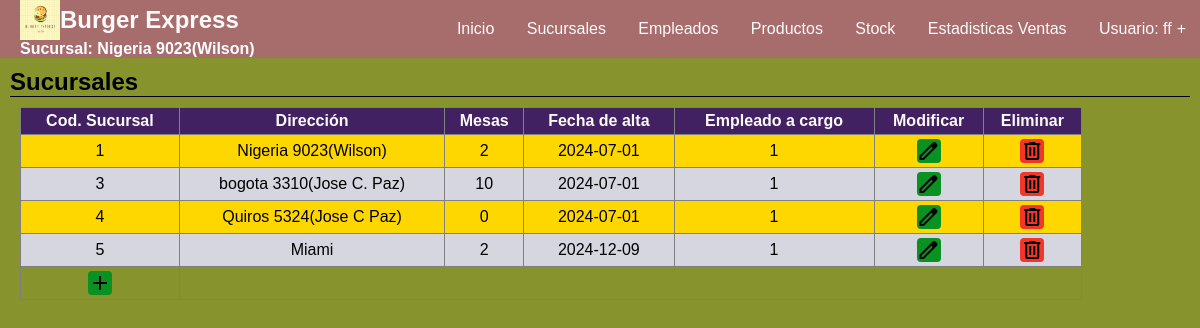
Screenshot of /sucursal2/Vistas/view_sucursales.php?mod=true&codigo=1 (signed in) with the database file from the repository.
### tables this page shows
CREATE TABLE IF NOT EXISTS `infosucursal` (
  `id` int NOT NULL,
  `nombre` varchar(30) NOT NULL,
  `logo` text NOT NULL,
  `bg_color` varchar(7) NOT NULL,
  `header_color` varchar(7) NOT NULL,
  `table_color` varchar(7) NOT NULL,
  `font` varchar(10) NOT NULL,
  `btn` varchar(7) NOT NULL,
  `aside` varchar(7) NOT NULL,
  `aside_btn` varchar(7) NOT NULL
);

CREATE TABLE IF NOT EXISTS `sucursales` (
  `Cod_sucursal` int NOT NULL,
  `Direccion` varchar(40) NOT NULL,
  `Capacidad` int NOT NULL,
  `Cod_supervisor` varchar(28) NOT NULL,
  `Fecha` date NOT NULL
);

### sucursal2/Modelos/consultas.php (called while the page is built, shortened)
<?php
	function getSucursales($one=" "){
		require'../Modelos/conexion.php';
		$consulta = $conexion->prepare("SELECT * FROM sucursales $one");
		$consulta->execute();
		$datos = $consulta->fetchAll(PDO::FETCH_ASSOC);
		return $datos;
	}
	function view_tabla($nombre){
		require'../Modelos/conexion.php';
		$consulta = $conexion->prepare("SELECT * FROM $nombre");
		$consulta->execute();
		$datos = $consulta->fetchAll(PDO::FETCH_ASSOC);
		return $datos;
	}
?>

### sucursal2/Vistas/view_sucursales.php (the view, shortened to what this page needs)
<?php include_once 'header.php'; ?>
<!DOCTYPE html>
<html>
<head>
</head>
    <link rel="stylesheet" href="styles/style.css"/>
<body>
	<section>
		<h2 style="border-bottom: 1px solid black">Sucursales</h2>
		<?php
			echo"<table id='table'border='1' style='margin:10px ;width:90%'><thead><th>Cod. Sucursal</th><th>Dirección</th><th>Mesas</th><th>Fecha de alta</th><th>Empleado a cargo</th><th>Modificar</th><th>Eliminar</th></thead><tbody>";
			if(isset($_GET['mod'])){
				$cod = $_GET['codigo'];
				$datos=getSucursales("WHERE `Cod_sucursal` = '$cod'");
			}
				$datos=getSucursales();
				if(empty($datos)){
					echo'<tr><td><a><span class="material-symbols-outlined" onclick="add()">add</span></a></td></tr>';
					echo'<script type="text/javascript">
							Swal.fire({
			  					icon: "question",
			 					title: "No hay sucursales registradas",
			  					text: "Desea ingresar una?",
			  					footer: "",
							}).then((result) => {
		    				if (result.isConfirmed) {
								add()
							}});
						</script>';
				}
				else{
				$c=0;
				foreach($datos as $elemento){
					$c++;
					if($c%2==0){
						echo"<tr class='gray'>";
					}
					else{
						echo"<tr style='background-color: gold;'>";
					}
					echo"<td>".$elemento['Cod_sucursal']."</td><td>".$elemento['Direccion']."</td><td>".$elemento['Capacidad']."</td><td>".$elemento['Fecha']."</td><td>".$elemento['Cod_supervisor']."</td>";
					echo'<td><a href="view_sucursales.php?mod=true&codigo='.$elemento['Cod_sucursal'].'"><span class="material-symbols-outlined" >edit</span></a></td>
		                <td><span onclick="eliminar('.$elemento['Cod_sucursal'].')" class="material-symbols-outlined" style="background-color: #F33627">delete</span></td></tr>';
				}
				echo'<tr><td><a><span class="material-symbols-outlined" onclick="add()">add</span></a></td></tr></tbody></table>';
				}
		?>
	</section>
</body>
</html>

### sucursal2/Vistas/header.php (shortened to what this page needs)
<?php
if(!isset($_SESSION['usuario'])){
  header("location:../index.php");
}
else{
    include_once '../Modelos/consultas.php'; $info=view_tabla('infosucursal');
    ?>
      <link rel="stylesheet" type="text/css" href="styles/style.css">
  <nav id='menu' data-bg="<?= $_SESSION['bg'] ?>" data-header="<?= $_SESSION['header'] ?>" data-th="<?= $_SESSION['th'] ?>" data-font="<?= $_SESSION['font'] ?>" data-btn="<?= $_SESSION['btn'] ?>" data-aside="<?= $_SESSION['aside'] ?>" data-aside_btn="<?= $_SESSION['aside_btn'] ?>"">
    <div style="display: flex;margin-left: 20px;width: 30%;flex-direction: column;">
      <div style="display: flex;align-items: center;">
        <img src="./imgs/logo.png" width="40" height="40" >
        <h2 style="margin:0"><?= $info[0]['nombre'] ?></h2>
      </div>
      <h4 style="color: white;"><?= isset($_SESSION['sucursal']) ? 'Sucursal: '.$_SESSION['sucursal'] : ''; ?></h4>
    </div>
    <ul>
      <li><a href='select.php'>Inicio</a></li>
      <li><a href='view_sucursales.php'>Sucursales</a></li>
      <li><a href='view_empleados.php'>Empleados</a></li>
      <li><a href='view_productos.php'>Productos</a></li>
      <li><a href='infoStock.php'>Stock</a></li>
      <li><a href='estadisticas.php'>Estadisticas Ventas</a></li>
      <li><a class="dropdown-arrow">Usuario: <?= $_SESSION['usuario'] ?></a>
      </li>
    </ul>
  </nav>
<?php
  }
?>

### sucursal2/Vistas/styles/style.css (style rules this page uses)
* { margin: 0; box-sizing: border-box; }
:root { --header-color:#466995; --bg-color:#F58F29; --table-th-color:#7D4600; --header-font-color:white; --font-color:black; --aside-color:black; --button-color:#A4B0F5; --aside-button-color:#4464AD; }
body { font-family: Arial, sans-serif; background-color: var(--bg-color); }
section { padding: 10px; height: 90%; }
#table .material-symbols-outlined { cursor: pointer; border-radius: 4px; font-variation-settings: 'FILL' 0, 'wght' 400, 'GRAD' 0, 'opsz' 24 }
a { text-decoration: none; color: black; }
#table a .material-symbols-outlined { background:#099122 ; }
#table { border-collapse: collapse; text-align: center; }
#table th { padding: 4px; background: var(--table-th-color); color: var(--header-font-color); }
#table td { padding: 4px; }
#table .gray { background: #D6D6E0; }
td a { border-radius: 5px; }
#menu { position: sticky; top: 0px; display: flex; color: var(--header-font-color); align-items: center; background-color: var(--header-color); padding: 0; }
#menu h2 { display: flex; align-items: center; font-weight: 900; margin-left: 20px; gap:10px; }
#menu ul, #menu li { margin: 0 auto; padding: 0; list-style: none }
#menu ul { width: 100%; text-align: right; }
#menu li { display: inline-block; position: relative; }
#menu a { display: block; line-height: NaNpx; padding: 20px 14px; text-decoration: none; color: var(--header-font-color); font-size: <font style="vertical-align: inherit;"><font style="vertical-align: inherit;">16</font></font>px; }
#menu a.dropdown-arrow:after { content: "\002B"; margin-left: 5px; }

### rows the page displays
infosucursal: nombre "Burger Express"
sucursales: Cod_sucursal "1", Direccion "Nigeria 9023(Wilson)", Capacidad "2", Fecha "2024-07-01", Cod_supervisor "1"
sucursales: Cod_sucursal "3", Direccion "bogota 3310(Jose C. Paz)", Capacidad "10", Fecha "2024-07-01", Cod_supervisor "1"
sucursales: Cod_sucursal "4", Direccion "Quiros 5324(Jose C Paz)", Capacidad "0", Fecha "2024-07-01", Cod_supervisor "1"
sucursales: Cod_sucursal "5", Direccion "Miami", Capacidad "2", Fecha "2024-12-09", Cod_supervisor "1"

### other values shown
$_SESSION['sucursal'] "Nigeria 9023(Wilson)"
$_SESSION['usuario'] "ff"
